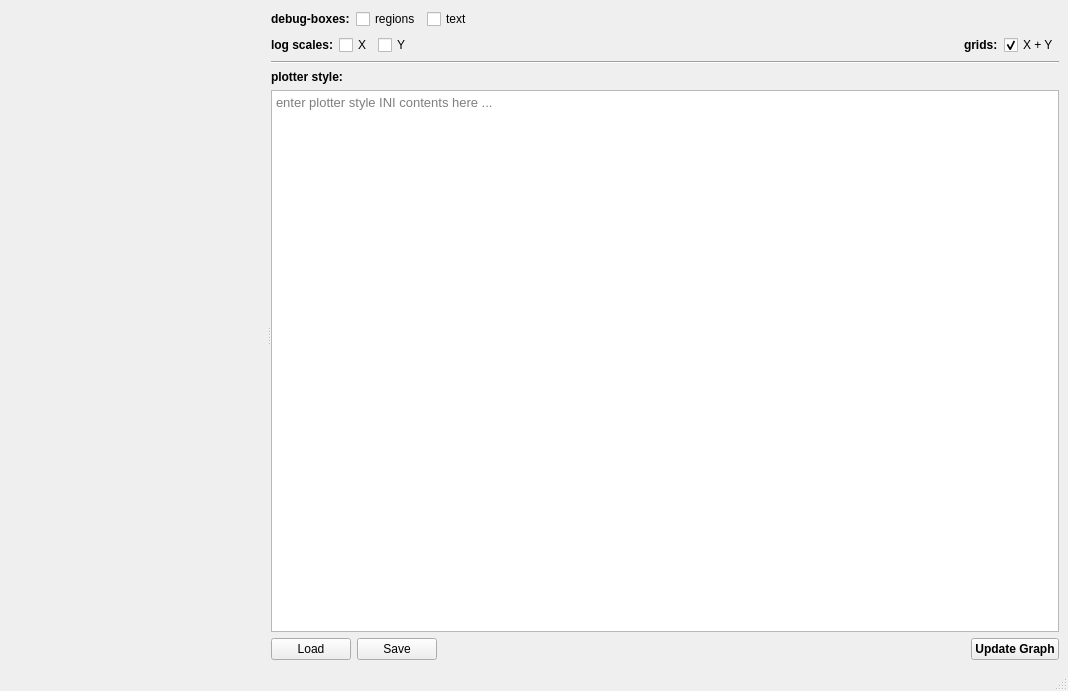
<?xml version="1.0" encoding="UTF-8"?>
<ui version="4.0">
 <class>TestStyling</class>
 <widget class="QMainWindow" name="TestStyling">
  <property name="geometry">
   <rect>
    <x>0</x>
    <y>0</y>
    <width>1068</width>
    <height>691</height>
   </rect>
  </property>
  <property name="windowTitle">
   <string>Tutorial/TestApp: JKQTPlotter Styling</string>
  </property>
  <widget class="QWidget" name="centralwidget">
   <layout class="QVBoxLayout" name="verticalLayout_2">
    <item>
     <widget class="QSplitter" name="splitter">
      <property name="orientation">
       <enum>Qt::Horizontal</enum>
      </property>
      <widget class="JKQTPlotter" name="plot" native="true"/>
      <widget class="QWidget" name="layoutWidget">
       <layout class="QVBoxLayout" name="verticalLayout">
        <item>
         <layout class="QHBoxLayout" name="horizontalLayout_3">
          <item>
           <widget class="QLabel" name="label_4">
            <property name="font">
             <font>
              <bold>true</bold>
             </font>
            </property>
            <property name="text">
             <string>debug-boxes:</string>
            </property>
           </widget>
          </item>
          <item>
           <widget class="QCheckBox" name="chkDebugBoxes">
            <property name="text">
             <string>regions</string>
            </property>
           </widget>
          </item>
          <item>
           <widget class="QCheckBox" name="chkDebugTextBoxes">
            <property name="text">
             <string>text</string>
            </property>
           </widget>
          </item>
          <item>
           <spacer name="horizontalSpacer_3">
            <property name="orientation">
             <enum>Qt::Horizontal</enum>
            </property>
            <property name="sizeHint" stdset="0">
             <size>
              <width>40</width>
              <height>20</height>
             </size>
            </property>
           </spacer>
          </item>
         </layout>
        </item>
        <item>
         <layout class="QHBoxLayout" name="horizontalLayout">
          <item>
           <widget class="QLabel" name="label">
            <property name="font">
             <font>
              <bold>true</bold>
             </font>
            </property>
            <property name="text">
             <string>log scales:</string>
            </property>
           </widget>
          </item>
          <item>
           <widget class="QCheckBox" name="chkLogX">
            <property name="text">
             <string>X</string>
            </property>
           </widget>
          </item>
          <item>
           <widget class="QCheckBox" name="chkLogY">
            <property name="text">
             <string>Y</string>
            </property>
           </widget>
          </item>
          <item>
           <spacer name="horizontalSpacer_2">
            <property name="orientation">
             <enum>Qt::Horizontal</enum>
            </property>
            <property name="sizeHint" stdset="0">
             <size>
              <width>40</width>
              <height>20</height>
             </size>
            </property>
           </spacer>
          </item>
          <item>
           <widget class="QLabel" name="label_2">
            <property name="font">
             <font>
              <bold>true</bold>
             </font>
            </property>
            <property name="text">
             <string>grids:</string>
            </property>
           </widget>
          </item>
          <item>
           <widget class="QCheckBox" name="chkGrid">
            <property name="text">
             <string>X + Y</string>
            </property>
            <property name="checked">
             <bool>true</bool>
            </property>
           </widget>
          </item>
         </layout>
        </item>
        <item>
         <widget class="Line" name="line">
          <property name="orientation">
           <enum>Qt::Horizontal</enum>
          </property>
         </widget>
        </item>
        <item>
         <layout class="QGridLayout" name="gridLayout">
          <item row="2" column="2">
           <spacer name="horizontalSpacer">
            <property name="orientation">
             <enum>Qt::Horizontal</enum>
            </property>
            <property name="sizeHint" stdset="0">
             <size>
              <width>40</width>
              <height>20</height>
             </size>
            </property>
           </spacer>
          </item>
          <item row="2" column="0">
           <widget class="QPushButton" name="btnLoad">
            <property name="text">
             <string>Load</string>
            </property>
           </widget>
          </item>
          <item row="2" column="3">
           <widget class="QPushButton" name="btnUpdate">
            <property name="font">
             <font>
              <bold>true</bold>
             </font>
            </property>
            <property name="text">
             <string>Update Graph</string>
            </property>
           </widget>
          </item>
          <item row="2" column="1">
           <widget class="QPushButton" name="btnSave">
            <property name="text">
             <string>Save</string>
            </property>
           </widget>
          </item>
          <item row="1" column="0" colspan="4">
           <widget class="JKQTPStylePlainTextEdit" name="plainTextEdit">
            <property name="font">
             <font>
              <pointsize>10</pointsize>
             </font>
            </property>
            <property name="lineWrapMode">
             <enum>QPlainTextEdit::NoWrap</enum>
            </property>
            <property name="placeholderText">
             <string>enter plotter style INI contents here ...</string>
            </property>
           </widget>
          </item>
          <item row="0" column="0" colspan="4">
           <widget class="QLabel" name="label_3">
            <property name="font">
             <font>
              <bold>true</bold>
             </font>
            </property>
            <property name="text">
             <string>plotter style:</string>
            </property>
           </widget>
          </item>
         </layout>
        </item>
       </layout>
      </widget>
     </widget>
    </item>
   </layout>
  </widget>
  <widget class="QMenuBar" name="menubar">
   <property name="geometry">
    <rect>
     <x>0</x>
     <y>0</y>
     <width>1068</width>
     <height>17</height>
    </rect>
   </property>
  </widget>
  <widget class="QStatusBar" name="statusbar"/>
 </widget>
 <customwidgets>
  <customwidget>
   <class>JKQTPlotter</class>
   <extends>QWidget</extends>
   <header>jkqtplotter/jkqtplotter.h</header>
   <container>1</container>
  </customwidget>
  <customwidget>
   <class>JKQTPStylePlainTextEdit</class>
   <extends>QPlainTextEdit</extends>
   <header>jkqtpstyleplaintextedit.h</header>
  </customwidget>
 </customwidgets>
 <resources/>
 <connections/>
</ui>
